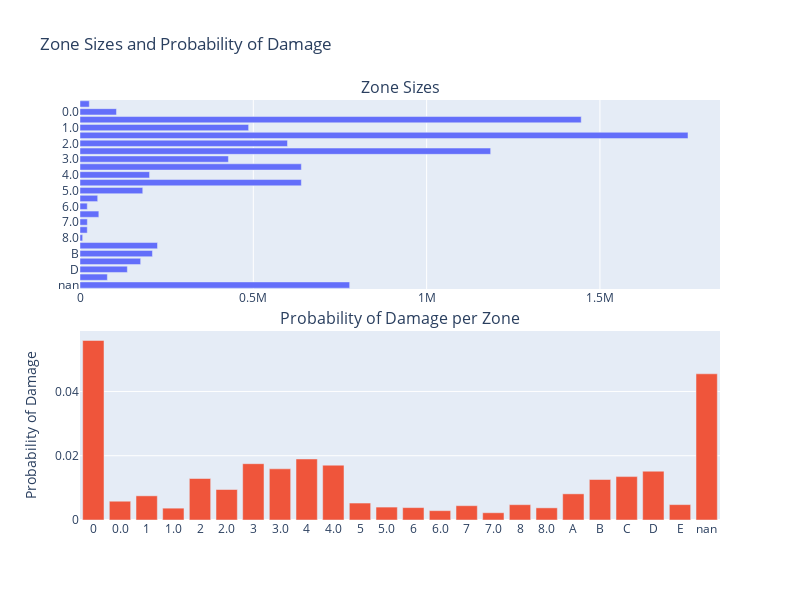

The code cell stored with this chart in its notebook:
### Code cell
# Calculate the total number of observations and the percentage of damage by category
total_counts = df.groupby('ZONE').size().reset_index(name='total_count')
damage_counts = df[df['DAMAGE'] == 1].groupby('ZONE').size().reset_index(name='damage_count')
summary = total_counts.merge(damage_counts, on='ZONE', how='left').fillna(0)
summary['damage_prob'] = (summary['damage_count'] / summary['total_count'])
summary['zone_percent'] = (summary['total_count'] / summary['total_count'].sum())

# Sort summary
summary = summary.sort_values(by=['ZONE'], ascending=False).reset_index(drop=True)

# Create a subplot
fig_zone_1 = make_subplots(rows=2, cols=1, shared_xaxes=False, 
                    vertical_spacing=0.1, subplot_titles=("Zone Sizes", "Probability of Damage per Zone"))

# Add horizontal bar chart
fig_zone_1.add_trace(go.Bar(
    y=summary['ZONE'],
    x=summary['total_count'],
    orientation='h',
    name='Zone Size'
), row=1, col=1)

# Sort summary
summary = summary.sort_values(by=['ZONE'], ascending=True).reset_index(drop=True)

# Add bar chart for percentage of damage
fig_zone_1.add_trace(go.Bar(
    x=summary['ZONE'],
    y=summary['damage_prob'],
    name='Probability of Damage'
), row=2, col=1)

# Update layout
fig_zone_1.update_layout(height=600, width=800, showlegend=False, 
                  title_text="Zone Sizes and Probability of Damage",
                  yaxis2_title="Probability of Damage")

fig_zone_1.show()

### Figure 1 — Plotly figure (JSON) as saved in the notebook; plotly's stock layout.template omitted (floating-point values rounded to 4 significant figures)
{"data": [{"name": "Zone Size", "orientation": "h", "type": "bar", "x": [777969, 78919, 136598, 175040, 208983, 223608, 7671, 20969, 21206, 54360, 21002, 51034, 181050, 638580, 200648, 638594, 428193, 1184733, 598548, 1754032, 486510, 1445998, 105252, 26864], "xaxis": "x", "y": ["nan", "E", "D", "C", "B", "A", "8.0", "8", "7.0", "7", "6.0", "6", "5.0", "5", "4.0", "4", "3.0", "3", "2.0", "2", "1.0", "1", "0.0", "0"], "yaxis": "y"}, {"name": "Probability of Damage", "type": "bar", "x": ["0", "0.0", "1", "1.0", "2", "2.0", "3", "3.0", "4", "4.0", "5", "5.0", "6", "6.0", "7", "7.0", "8", "8.0", "A", "B", "C", "D", "E", "nan"], "xaxis": "x2", "y": [0.05587, 0.005843, 0.007524, 0.003683, 0.01292, 0.00949, 0.01752, 0.01593, 0.01899, 0.01706, 0.005277, 0.004021, 0.00386, 0.002904, 0.004452, 0.002264, 0.004769, 0.00378, 0.008139, 0.0126, 0.01351, 0.01519, 0.00479, 0.04549], "yaxis": "y2"}], "layout": {"annotations": [{"font": {"size": 16}, "showarrow": false, "text": "Zone Sizes", "x": 0.5, "xanchor": "center", "xref": "paper", "y": 1, "yanchor": "bottom", "yref": "paper"}, {"font": {"size": 16}, "showarrow": false, "text": "Probability of Damage per Zone", "x": 0.5, "xanchor": "center", "xref": "paper", "y": 0.45, "yanchor": "bottom", "yref": "paper"}], "height": 600, "showlegend": false, "title": {"text": "Zone Sizes and Probability of Damage"}, "width": 800, "xaxis": {"anchor": "y", "domain": [0, 1]}, "xaxis2": {"anchor": "y2", "domain": [0, 1]}, "yaxis": {"anchor": "x", "domain": [0.55, 1]}, "yaxis2": {"anchor": "x2", "domain": [0, 0.45], "title": {"text": "Probability of Damage"}}}}
